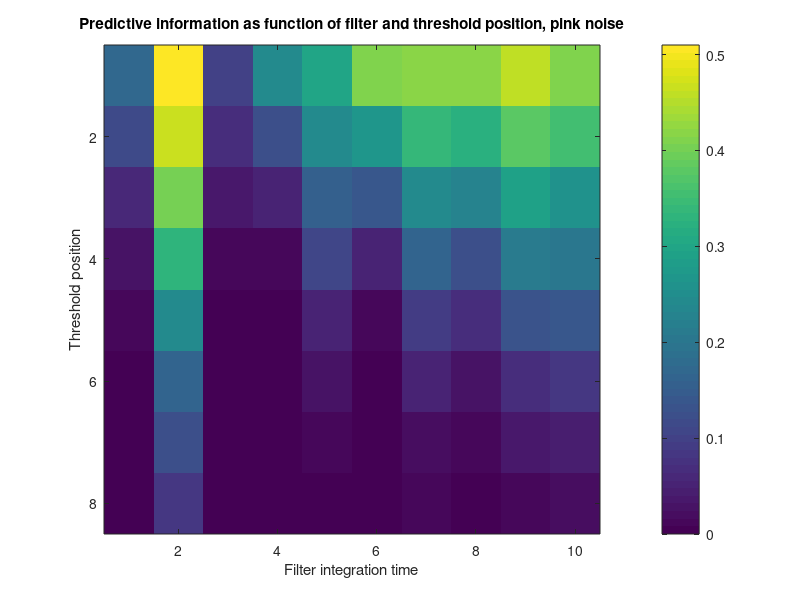
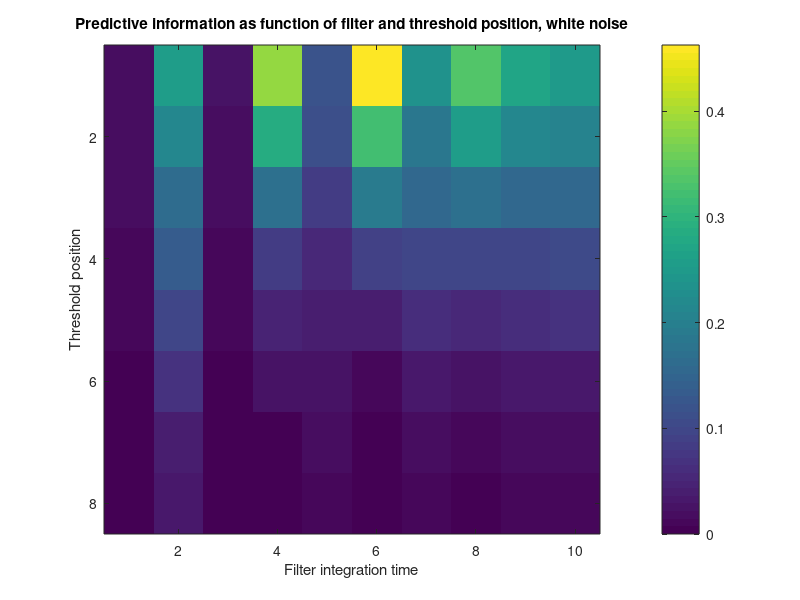

The MATLAB script that drew these images, in order:
% piecetogetherStillpredictions.m

load LNPpredictions_still.mat;
% important things are predictiveInfo_p and predictiveInfo_w
% size(predictiveInfo_*) = 4x8x10x8
% slopes x points x filterLength x variances (contrast)
% defaults: 1 (2), 1 (4), 30 (5), 1 (4)

% want three figures:   points x filterLength
%                       variances x filterLength
%                       points x slopes
% (y axis by x axis)

sizeSlps = size(predictiveInfo_p,1);
sizePts = size(predictiveInfo_p,2);
sizeFlt = size(predictiveInfo_p,3);
sizeVar = size(predictiveInfo_p,4);

% points x filterLength
fig1_p = zeros(sizePts,sizeFlt);
fig1_w = fig1_p;
for i = 1:sizeFlt
    for j = 1:sizePts
        fig1_p(j,i) = predictiveInfo_p(2,j,i,4);
        fig1_w(j,i) = predictiveInfo_w(2,j,i,4);
    end
end

fig2_p = zeros(sizeVar,sizeFlt);
fig2_w = fig2_p;
for i = 1:sizeFlt
    for j = 1:sizeVar
        fig2_p(j,i) = predictiveInfo_p(2,4,i,j);
        fig2_w(j,i) = predictiveInfo_w(2,4,i,j);
    end
end

fig3_p = zeros(sizePts,sizeSlps);
fig3_w = fig3_p;
for i = 1:sizeSlps
    for j = 1:sizePts
        fig3_p(j,i) = predictiveInfo_p(i,j,5,4);
        fig3_w(j,i) = predictiveInfo_w(i,j,5,4);
    end
end


figure;
imagesc(fig1_p)
colorbar
title('Predictive information as function of filter and threshold position, pink noise')
xlabel('Filter integration time')
ylabel('Threshold position')


figure;
imagesc(fig1_w)
colorbar
title('Predictive information as function of filter and threshold position, white noise')
xlabel('Filter integration time')
ylabel('Threshold position')

